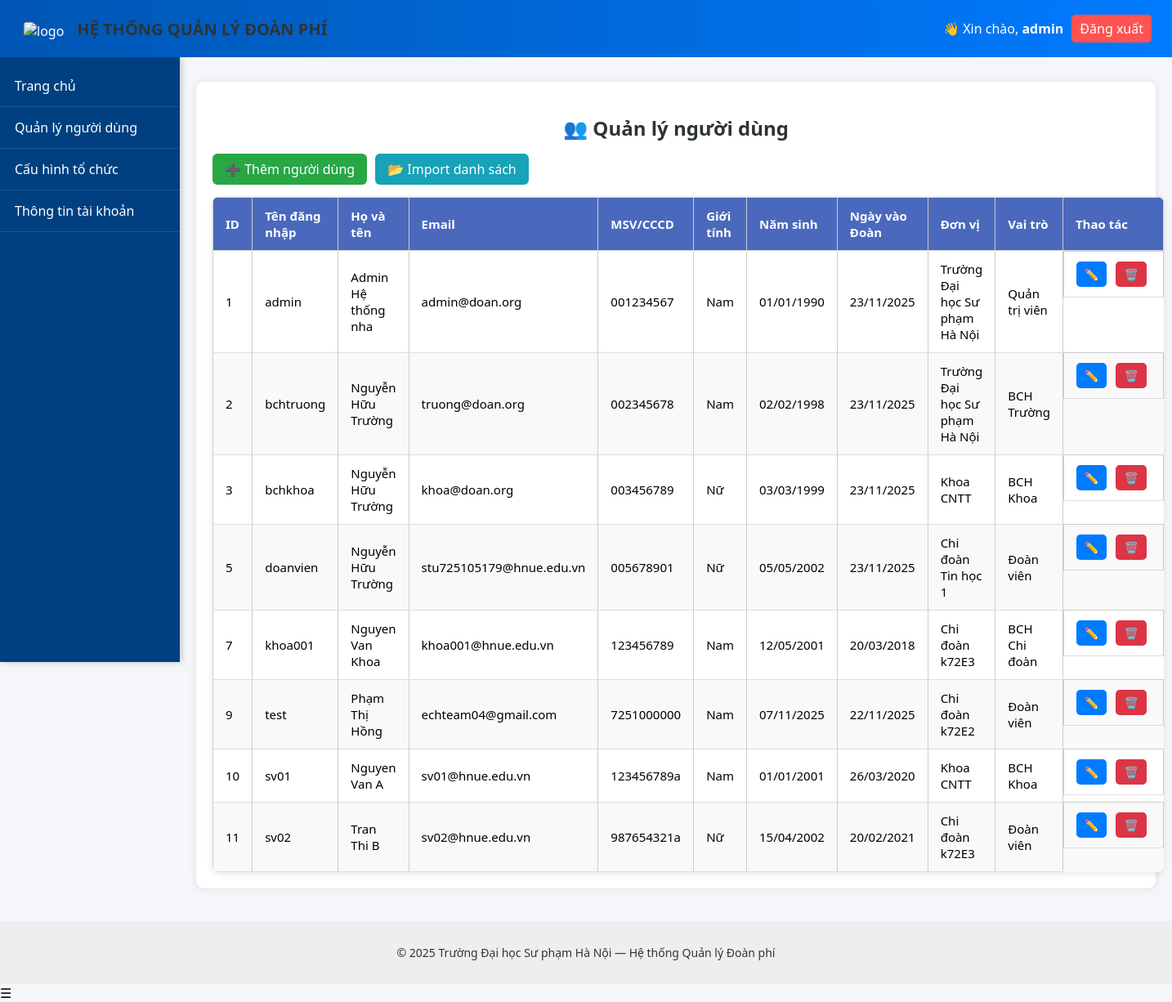
The page /pages/users.php (signed in) on the database its author committed.
### tables this page shows
CREATE TABLE `users` (
  `userId` int(11) NOT NULL,
  `userName` varchar(255) NOT NULL,
  `fullName` varchar(255) DEFAULT NULL,
  `gender` enum('M','F','O') DEFAULT 'O',
  `identifyCard` varchar(255) DEFAULT NULL,
  `email` varchar(255) DEFAULT NULL,
  `password` varchar(255) NOT NULL,
  `birthDate` date DEFAULT NULL,
  `joinDate` date DEFAULT NULL,
  `unit` varchar(255) DEFAULT NULL,
  `isAdmin` tinyint(1) DEFAULT 0,
  `createdAt` datetime DEFAULT current_timestamp(),
  `updatedAt` datetime DEFAULT current_timestamp() ON UPDATE current_timestamp()
);

CREATE TABLE `organization_units` (
  `id` int(11) NOT NULL,
  `unit_name` varchar(255) NOT NULL,
  `unit_level` enum('Truong','Khoa','ChiDoan') NOT NULL,
  `parent_id` int(11) DEFAULT NULL,
  `leader_id` int(11) DEFAULT NULL,
  `deputy_id` int(11) DEFAULT NULL,
  `created_at` timestamp NOT NULL DEFAULT current_timestamp(),
  `updated_at` timestamp NOT NULL DEFAULT current_timestamp() ON UPDATE current_timestamp()
);

CREATE TABLE `role` (
  `id` int(11) NOT NULL,
  `role_name` varchar(255) NOT NULL,
  `createdAt` datetime DEFAULT current_timestamp(),
  `updatedAt` datetime DEFAULT current_timestamp() ON UPDATE current_timestamp()
);

### pages/users.php (the view, shortened to what this page needs)
<?php
include("../includes/header.php");
include("../includes/navbar.php");
include("../config/db.php");
$sql = "
    SELECT
        u.userId, u.userName, u.fullName, u.email, u.identifyCard,
        u.gender, u.birthDate, u.joinDate, u.isAdmin, u.createdAt,
        r.role_name, ou.unit_name
    FROM users u
    LEFT JOIN user_role ur ON u.userId = ur.user_id
    LEFT JOIN role r ON ur.role_id = r.id
    LEFT JOIN organization_units ou ON u.unit = ou.id
    ORDER BY u.userId ASC
";
$result = $conn->query($sql);
?>
<div class="container">
  <h2>👥 Quản lý người dùng</h2>
  <div class="actions">
    <a href="add_user.php" class="btn-add">➕ Thêm người dùng</a>
    <a href="import_users.php" class="btn-import">📂 Import danh sách</a>
  </div>
  <table class="table">
    <thead>
      <tr>
        <th>ID</th>
        <th>Tên đăng nhập</th>
        <th>Họ và tên</th>
        <th>Email</th>
        <th>MSV/CCCD</th>
        <th>Giới tính</th>
        <th>Năm sinh</th>
        <th>Ngày vào Đoàn</th>
        <th>Đơn vị</th>
        <th>Vai trò</th>
        <th>Thao tác</th>
      </tr>
    </thead>
    <tbody>
      <?php if ($result && $result->num_rows > 0): ?>
        <?php while ($row = $result->fetch_assoc()): ?>
          <tr>
            <td><?= $row['userId'] ?></td>
            <td><?= htmlspecialchars($row['userName']) ?></td>
            <td><?= htmlspecialchars($row['fullName']) ?></td>
            <td><?= htmlspecialchars($row['email']) ?></td>
            <td><?= htmlspecialchars($row['identifyCard'] ?? '-') ?></td>
            <td>
              <?php
                if ($row['gender'] == 'M') echo 'Nam';
                elseif ($row['gender'] == 'F') echo 'Nữ';
                else echo 'Khác';
              ?>
            </td>
            <td><?= $row['birthDate'] ? date("d/m/Y", strtotime($row['birthDate'])) : '-' ?></td>
            <td><?= $row['joinDate'] ? date("d/m/Y", strtotime($row['joinDate'])) : '-' ?></td>
            <td><?= htmlspecialchars($row['unit_name'] ?? 'Chưa cập nhật') ?></td>
            <td><?= htmlspecialchars($row['role_name'] ?? 'Chưa gán') ?></td>
            <td class="actions-cell">
              <a href="edit_user.php?id=<?= $row['userId'] ?>" class="btn-edit" title="Sửa">✏️</a>
              <a href="delete_user.php?id=<?= $row['userId'] ?>" class="btn-delete"
                 onclick="return confirm('Bạn có chắc muốn xóa người dùng này không?');" title="Xóa">🗑️</a>
            </td>
          </tr>
        <?php endwhile; ?>
      <?php else: ?>
        <tr><td colspan="11" style="text-align:center;">Không có người dùng nào</td></tr>
      <?php endif; ?>
    </tbody>
  </table>
</div>
<?php include("../includes/footer.php"); ?>

### public/css/style.css (style rules this page uses)
body { margin: 0; font-family: "Segoe UI", sans-serif; background-color: #f4f6fa; }
.container { max-width: 1100px; margin: 30px auto; background: white; border-radius: 10px; padding: 25px; box-shadow: 0 0 10px rgba(0,0,0,0.1); }
.table { width: 100%; border-collapse: collapse; }
.table th, .table td { padding: 10px; border: 1px solid #ccc; text-align: left; }
.table th { background: #007bff; color: white; }
body { margin: 0; padding-top: 70px; }
h2 { color: #333; margin-bottom: 15px; }
.table { width: 100%; border-collapse: collapse; background: #fff; box-shadow: 0 2px 8px rgba(0,0,0,0.1); border-radius: 8px; overflow: hidden; }
.table th, .table td { padding: 12px 15px; border-bottom: 1px solid #ddd; text-align: left; }
.table th { background: #4a69bd; color: white; }
.btn-edit, .btn-delete { text-decoration: none; padding: 5px 10px; border-radius: 5px; color: white; margin-right: 5px; }
.btn-edit { background: #60a3bc; }
.btn-delete { background: #e55039; }

### pages/users.php (style rules this page uses)
.container { padding: 20px; margin-right: 1%; }
.container { margin-left: 240px; max-width: calc(100% - 300px); }
h2 { text-align: center; margin-bottom: 15px; color: #2d3436; }
.actions { display: flex; gap: 10px; margin-bottom: 15px; flex-wrap: wrap; }
.btn-add, .btn-import { color: white; padding: 8px 15px; border-radius: 6px; text-decoration: none; font-weight: 500; transition: 0.2s; }
.btn-add { background: #28a745; }
.btn-import { background: #17a2b8; }
table { width: 100%; border-collapse: collapse; font-size: 15px; box-shadow: 0 4px 10px rgba(0,0,0,0.05); }
th, td { border: 1px solid #ddd; padding: 10px; text-align: center; }
th { background: #007bff; color: white; }
tr:nth-child(even) { background: #f9f9f9; }
.btn-edit, .btn-delete { text-decoration: none; padding: 6px 10px; border-radius: 5px; color: white; font-size: 14px; }
.btn-edit { background: #007bff; }
.btn-delete { background: #dc3545; }
.actions-cell { display: flex; justify-content: center; gap: 6px; }

### rows shown on the page
users: userId "1", userName "admin", fullName "Admin Hệ thống nha", email "admin@doan.org", identifyCard "001234567", gender "Nam", birthDate "01/01/1990", joinDate "23/11/2025", organization_units.unit_name "Trường Đại học Sư phạm Hà Nội", role.role_name "Quản trị viên"
users: userId "2", userName "bchtruong", fullName "Nguyễn Hữu Trường", email "truong@doan.org", identifyCard "002345678", gender "Nam", birthDate "02/02/1998", joinDate "23/11/2025", organization_units.unit_name "Trường Đại học Sư phạm Hà Nội", role.role_name "BCH Trường"
users: userId "3", userName "bchkhoa", fullName "Nguyễn Hữu Trường", email "khoa@doan.org", identifyCard "003456789", gender "Nữ", birthDate "03/03/1999", joinDate "23/11/2025", organization_units.unit_name "Khoa CNTT", role.role_name "BCH Khoa"
users: userId "5", userName "doanvien", fullName "Nguyễn Hữu Trường", email "stu725105179@hnue.edu.vn", identifyCard "005678901", gender "Nữ", birthDate "05/05/2002", joinDate "23/11/2025", organization_units.unit_name "Chi đoàn Tin học 1", role.role_name "Đoàn viên"
users: userId "7", userName "khoa001", fullName "Nguyen Van Khoa", email "khoa001@hnue.edu.vn", identifyCard "123456789", gender "Nam", birthDate "12/05/2001", joinDate "20/03/2018", organization_units.unit_name "Chi đoàn k72E3", role.role_name "BCH Chi đoàn"
users: userId "9", userName "test", fullName "Phạm Thị Hồng", email "echteam04@gmail.com", identifyCard "7251000000", gender "Nam", birthDate "07/11/2025", joinDate "22/11/2025", organization_units.unit_name "Chi đoàn k72E2", role.role_name "Đoàn viên"
users: userId "10", userName "sv01", fullName "Nguyen Van A", email "sv01@hnue.edu.vn", identifyCard "123456789a", gender "Nam", birthDate "01/01/2001", joinDate "26/03/2020", organization_units.unit_name "Khoa CNTT", role.role_name "BCH Khoa"
users: userId "11", userName "sv02", fullName "Tran Thi B", email "sv02@hnue.edu.vn", identifyCard "987654321a", gender "Nữ", birthDate "15/04/2002", joinDate "20/02/2021", organization_units.unit_name "Chi đoàn k72E3", role.role_name "Đoàn viên"

### other values the page prints
$_SESSION['user']['userName'] "admin"
